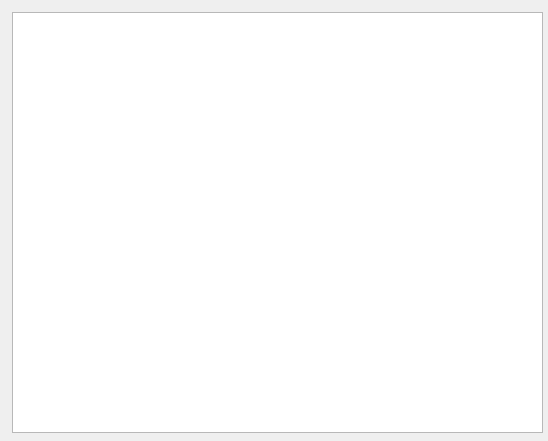
<?xml version="1.0" encoding="UTF-8"?>
<ui version="4.0">
 <class>Form</class>
 <widget class="QWidget" name="Form">
  <property name="geometry">
   <rect>
    <x>0</x>
    <y>0</y>
    <width>548</width>
    <height>441</height>
   </rect>
  </property>
  <property name="windowTitle">
   <string>Form</string>
  </property>
  <widget class="QTableView" name="tableView">
   <property name="geometry">
    <rect>
     <x>12</x>
     <y>12</y>
     <width>531</width>
     <height>421</height>
    </rect>
   </property>
   <property name="maximumSize">
    <size>
     <width>531</width>
     <height>421</height>
    </size>
   </property>
  </widget>
 </widget>
 <resources/>
 <connections/>
</ui>
